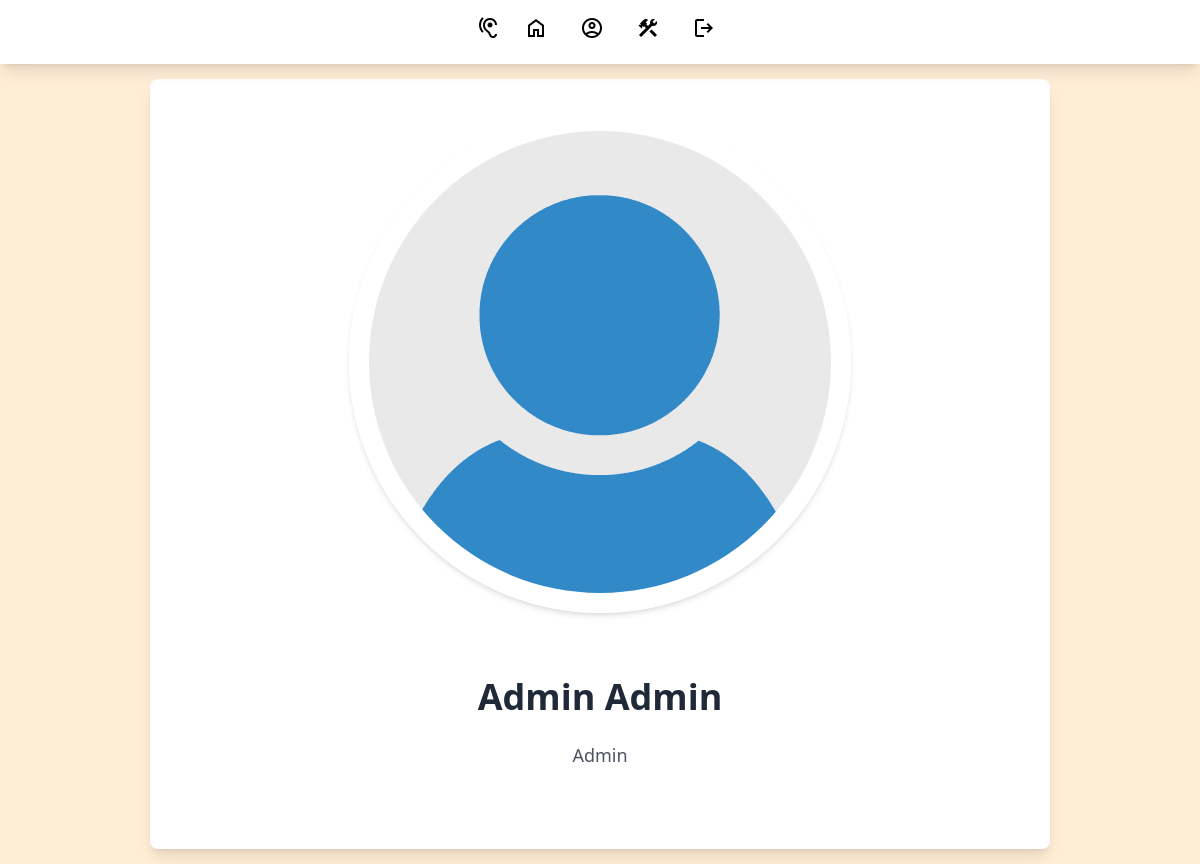
Page /profil.php (signed in) on the committed database.
### tables this page shows
CREATE TABLE `users` (
  `user_id` int(11) NOT NULL,
  `name` varchar(255) NOT NULL,
  `username` varchar(255) NOT NULL,
  `password` varchar(1000) NOT NULL,
  `p_p` varchar(255) DEFAULT 'user-default.png',
  `last_seen` datetime NOT NULL DEFAULT current_timestamp(),
  `role` varchar(20) NOT NULL DEFAULT 'user',
  `reset` tinyint(1) NOT NULL DEFAULT 1
);

### app/helpers/user.php (called while the page is built)
<?php
function getUser($username, $conn){
   $sql = "SELECT * FROM users
           WHERE username=?";
   $stmt = $conn->prepare($sql);
   $stmt->execute([$username]);
   if ($stmt->rowCount() === 1) {
   	 $user = $stmt->fetch();
   	 return $user;
   }else {
   	$user = [];
   	return $user;
   }
}

### profil.php (the view, shortened to what this page needs)
<?php
if (isset($_SESSION['username'])) {
    include 'app/db.conn.php';
    include 'app/helpers/user.php';
    $user = getUser($_SESSION['username'], $conn);
?>
    <!DOCTYPE html>
    <html lang="fr">
    <head>
        <link rel="stylesheet" href="https://cdnjs.cloudflare.com/ajax/libs/tailwindcss/2.2.7/tailwind.min.css">
        <link rel="stylesheet" href="dist/output.css">
    </head>
    <body class="body h-screen mt-16">
        <nav class="bg-white shadow-lg absolute inset-x-0 top-0 h-16">
            <div class="flex items-center justify-center m-2">
                <a href="chat_home.php" class="icone mr-4">
                    <span class="material-symbols-outlined">hearing</span>
                </a>
                <a href="home.php" class="icone mr-4 p-2">
                    <span class="material-symbols-outlined">home</span>
                </a>
                <a href="profil.php" class="icone mr-4 p-2">
                    <span class="material-symbols-outlined">account_circle</span>
                </a>
                <?php if ($_SESSION['role'] == 'admin' || $_SESSION['role'] == 'influenceur' || $_SESSION['role'] == 'intervenant') : ?>
                    <a href="./backoffice.php" class="icone mr-4 p-2">
                        <span class="material-symbols-outlined">construction</span>
                    </a>
                <?php endif; ?>
                <a href="logout.php" class="icone p-2">
                    <span class="material-symbols-outlined">logout</span>
                </a>
            </div>
        </nav>
        <div class="w-3/4 h-screen flex items-center justify-center" >
        <div class="bg-white w-full rounded-lg shadow-lg">
            <div class="px-6 py-8">
                <div name="photo de profil" class="flex items-center justify-center">
                    <img class="w-18 h-18 p-4 rounded-full border-4 border-white shadow-md" src="uploads/<?=$user['p_p']?>" alt="Profile Picture">
                </div>
                <div class="text-center mt-4 p-12">
                    <h1 class="text-4xl font-semibold text-gray-800"><?php echo ucfirst($user['username']) . ' ' . ucfirst($user['name']); ?></h1>
                    <br>
                    <p class="text-lg text-gray-600"><?php echo ucfirst($user['role']); ?></p>
                </div>
            </div>
        </div>
    </div>
    </body>
    </html>
<?php
} else {
    header("Location: index.php");
    exit;
}
?>

### rows in the picture
users: p_p (placeholder picture), username "Admin", name "Admin", role "Admin"
